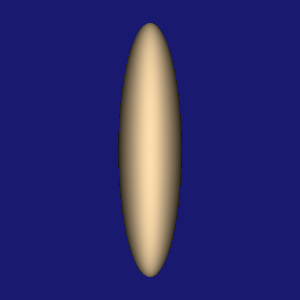

Write Python code to recreate this figure.
#!/usr/bin/env python

# Render a single vtkParametricEllipsoid surface, centered and
# normalized to fit the viewport.

# Factory overrides: importing these modules registers the OpenGL rendering
# and interaction style implementations for vtkRenderingCore factory classes.
import vtkmodules.vtkInteractionStyle  # noqa: F401
import vtkmodules.vtkRenderingOpenGL2  # noqa: F401
# VTK pipeline classes used in this example
from vtkmodules.vtkCommonComputationalGeometry import vtkParametricEllipsoid
from vtkmodules.vtkFiltersSources import vtkParametricFunctionSource
from vtkmodules.vtkRenderingCore import (
    vtkActor,
    vtkPolyDataMapper,
    vtkRenderWindow,
    vtkRenderWindowInteractor,
    vtkRenderer,
)

# Colors (normalized RGB)
navajo_white_rgb = (1.0, 0.871, 0.678)
midnight_blue_rgb = (0.098, 0.098, 0.439)

# Parametric function: define the ellipsoid surface with custom radii
parametric_fn = vtkParametricEllipsoid()
parametric_fn.SetXRadius(0.5)
parametric_fn.SetYRadius(2.0)

# Source: sample the parametric function to produce polygonal output
source = vtkParametricFunctionSource()
source.SetParametricFunction(parametric_fn)
source.SetUResolution(51)
source.SetVResolution(51)
source.SetWResolution(51)
source.Update()

# Normalize: scale and center the surface to fit the viewport
bounds = source.GetOutput().GetBounds()
max_dim = max(bounds[1] - bounds[0], bounds[3] - bounds[2], bounds[5] - bounds[4])
scale = 3.0 / max_dim if max_dim > 0 else 1.0
cx = (bounds[0] + bounds[1]) / 2.0
cy = (bounds[2] + bounds[3]) / 2.0
cz = (bounds[4] + bounds[5]) / 2.0

# Mapper: map polygon data to graphics primitives
mapper = vtkPolyDataMapper()
mapper.SetInputConnection(source.GetOutputPort())
# Actor: position and scale the mapped geometry
actor = vtkActor()
actor.SetMapper(mapper)
actor.GetProperty().SetColor(navajo_white_rgb)
actor.SetScale(scale, scale, scale)
actor.SetPosition(-cx * scale, -cy * scale, -cz * scale)

# Renderer: assemble the scene and configure the camera
renderer = vtkRenderer()
renderer.AddActor(actor)
renderer.SetBackground(midnight_blue_rgb)

# Window
render_window = vtkRenderWindow()
render_window.AddRenderer(renderer)
render_window.SetWindowName("parametric object ellipsoid")
render_window.SetMultiSamples(0)
render_window.SetSize(300, 300)

# Interactor
render_window_interactor = vtkRenderWindowInteractor()
render_window_interactor.SetRenderWindow(render_window)

# Scene: configure the camera
renderer.ResetCamera()

render_window_interactor.Initialize()
render_window_interactor.Start()
